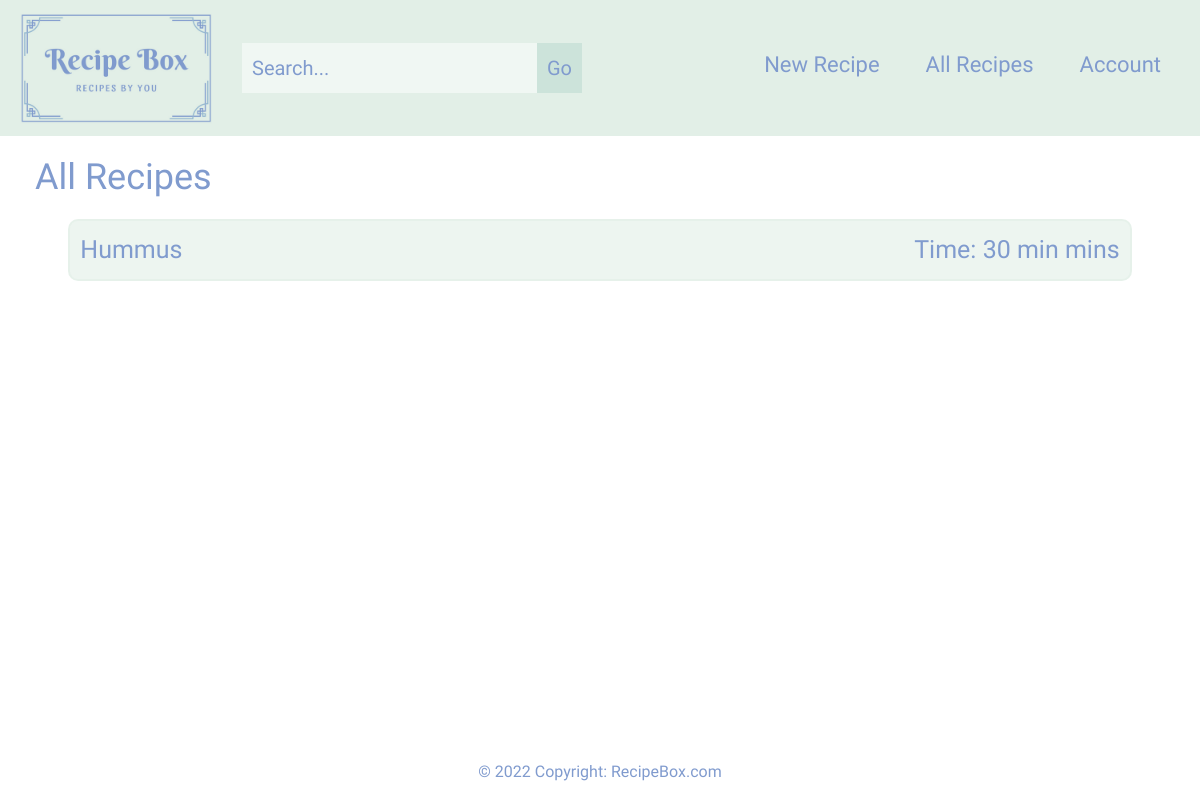
/all_recipes/ (signed in), run on an earlier commit of the app's database.
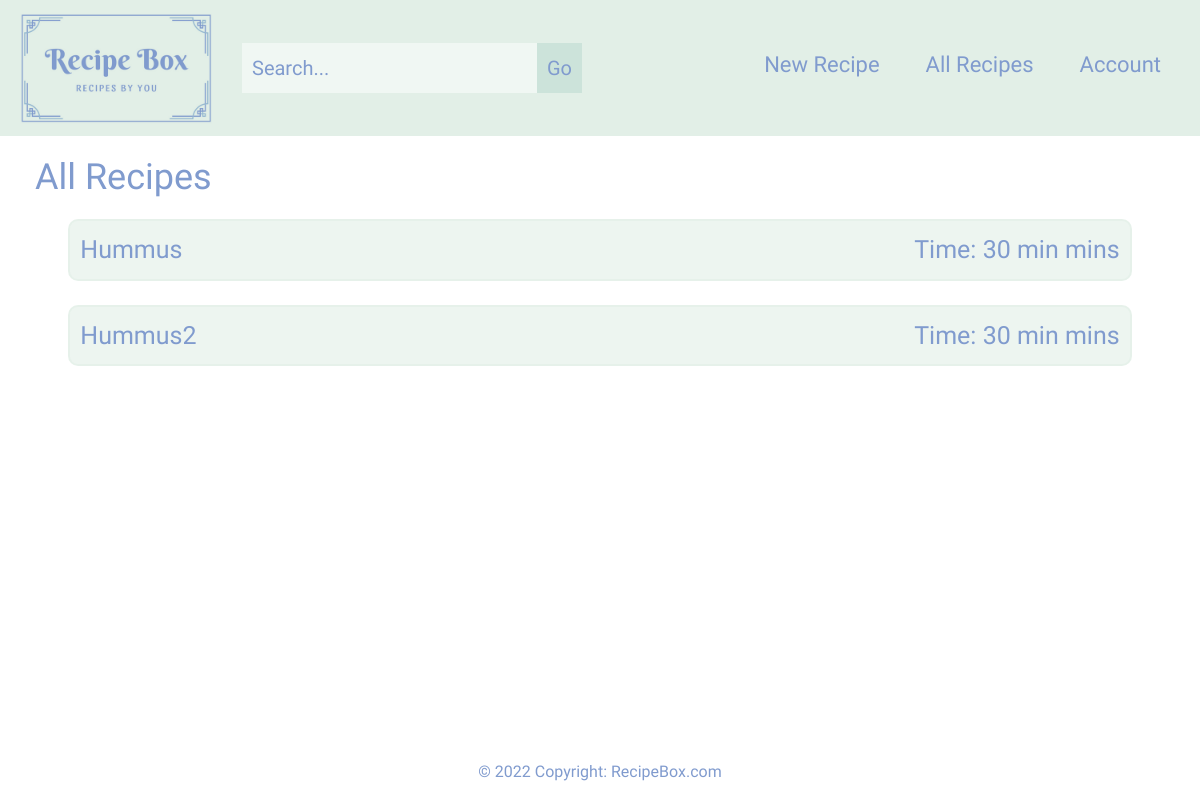
And on a later commit of the database.
### base/models.py (models this page shows, shortened)
class Recipe(models.Model):
    user = models.ForeignKey(settings.AUTH_USER_MODEL, on_delete=models.CASCADE)
    name = models.CharField(max_length = 150)
    slug = models.SlugField(unique=True, blank=True, null=True)
    time_to_make = models.CharField(max_length = 25, default=0)
    timestamp = models.DateTimeField(auto_now_add=True)
    updated = models.DateTimeField(auto_now=True)
    section = models.ForeignKey(Section, related_name='recipes', on_delete=models.SET_NULL, null=True, blank=True)
    pinned = models.BooleanField(default=False)
    class Meta:
        verbose_name = ('Recipe')
        verbose_name_plural = ('Recipes')
    def get_absolute_url(self):
        return reverse("individual_recipe", kwargs={"title": self.slug})

### base/views.py (the view)
# urls.py: path("all_recipes/", views.all_recipes, name="all_recipes"),
@login_required
def all_recipes(request):
    recipe_qs = Recipe.objects.filter(user=request.user)
    context = {
        "recipe_list": recipe_qs,
    }
    return render(request, "all_recipes.html", context)

### templates/all_recipes.html (shortened to what this page needs)
{% extends "base.html" %}
{% block page_content %}
<section id="all-recipes">
    <h2>All Recipes</h2>
    <div class="row all-recipes-row">
        {% for x in recipe_list %}
        <div class="col-sm-11 all-sections">
            <p class="all-recipes-text"><a class="col-link" href="{{ x.get_absolute_url }}">{{ x.name }}</a></p>
            <p class="all-recipes-text">Time: {{ x.time_to_make }} mins</p>
        </div>
        {% endfor %}
    </div>
</section>
{% endblock %}

### templates/base.html (shortened to what this page needs)
{% load static %}
<!doctype html>
<html lang="en">
  <head>
    <link rel="stylesheet" href="https://cdn.jsdelivr.net/npm/bootstrap@4.1.3/dist/css/bootstrap.min.css">
    <link rel="stylesheet" type="text/css" href="{% static 'styles/style.css' %}">
  </head>
  <body>
  <nav class="navbar navbar-expand-lg container-fluid justify-content-between py-md-2">
    <a class="navbar-brand" href="/">
      <img src="{% static 'img/logo.png' %}" width="200" height="120">
    </a>
    <div class="collapse navbar-collapse menu" id="main-navigation">
      <form class="form-inline searchbar mr-auto" method="get" action="{% url 'search_results' %}" >
        <input name="search" type="search" placeholder="Search..." aria-label="Search">
        <button type="submit">Go</button>
      </form>
      <ul class="navbar-nav">
            <li class="nav-item py-md-2">
              <a class="nav-link" href="/recipe">New Recipe</a>
            </li>
            <li class="nav-item py-md-2">
              <a class="nav-link" href="/all_recipes">All Recipes</a>
            </li>
            <li class="nav-item py-md-2">
              <a class="nav-link" href="/account">Account</a>
            </li>
        </ul>
    </div>
</nav>
  <div class="container-fluid page-content">
    {% block page_content %}{% endblock %}
  </div>
<footer class="page-footer font-small">
  <div class="footer-copyright">© 2022 Copyright:
    <a class="web-link" href="/"> RecipeBox.com</a>
  </div>
</footer>
  </body>
</html>

### static/styles/style.css (style rules this page uses)
body, #landing { padding: 0; margin: 0; background: #ffff; font-family: 'Sansita', sans-serif; position: relative; min-height: 100vh; }
.page-content { padding-bottom: 2.5rem; }
button, button:active, button:focus { outline: none; }
.navbar { background: #e2efe7; margin: 0; padding: 8; }
.navbar-brand { padding: 0; }
.nav-link { height: 50px; font-size: 22px; padding: 5px; margin-left: 15px; margin-right: 15px; }
.nav-link, .navbar button { color: #809bce; }
.navbar button { height: 50px; font-size: 20px; padding: 10px; cursor: pointer; background: rgba(184, 216, 205, 0.5); }
.menu input[type=search], .navbar button { border: none; outline: none; }
.menu input[type=search] { background: rgba(255, 255, 255, 0.5); padding: 10px; }
.searchbar { margin: 10px; }
.navbar-collapse { justify-content: flex-end; }
footer { position: absolute; bottom: 0; height: 2.5rem; width: 100%; text-align: center; color: #809bce; }
.web-link:link { text-decoration: none; }
.web-link { color: #809bce; }
.col-link { color: #809bce; }
.col-link:link, .pinned-link:link { text-decoration: none; }
#new-section, #new-recipe, #all-recipes, #search, #individual-section { margin: 20px; color: #809bce; font-size: 22px; }
#new-section h2, #new-recipe h2, #all-recipes h2, #search h2, #individual-section h2 { font-size: 36px; }
button, button[type=submit] { border: none; outline: none; cursor: pointer; }
.all-recipes-row, .search-row, .individual-section-row { display: flex; justify-content: center; }
.all-sections, .search-sections, .individual-sections { border: 2px solid rgba(226, 239, 231, 0.6); color: #809bce; background-color: rgba(226, 239, 231, 0.6); font-size: 25px; margin: 12px; border-radius: 10px; display: flex; justify-content: space-between; align-items: center; padding: 10px; }
.all-recipes-text, .search-text, .individual-section-text { margin: 0; }
.all-recipes-row, .search-row { display: flex; justify-content: center; }
.all-sections, .search-sections { border: 2px solid rgba(226, 239, 231, 0.6); color: #809bce; background-color: rgba(226, 239, 231, 0.6); font-size: 25px; margin: 12px; border-radius: 10px; display: flex; justify-content: space-between; align-items: center; padding: 10px; }

What changed in the data, as far as the page shows it:
added Recipe: name "Hummus2", time_to_make "30 min"
